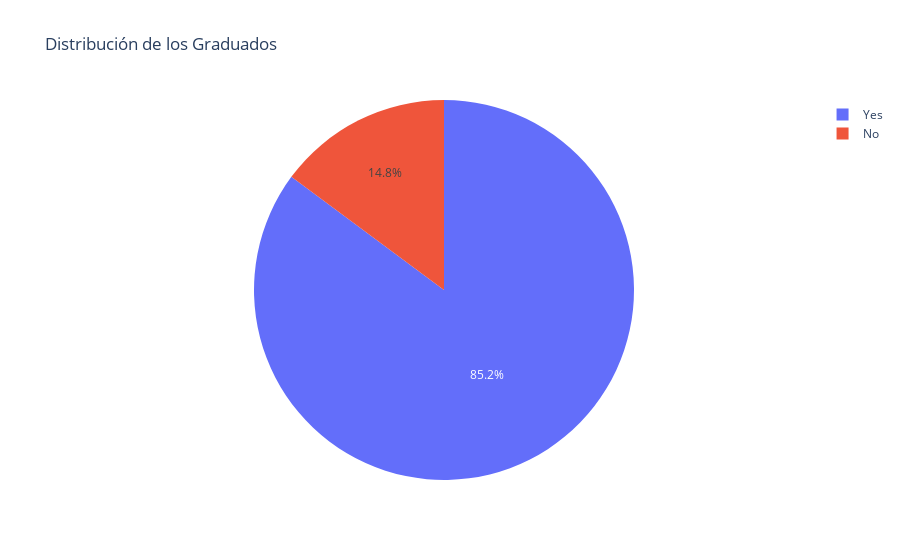

The notebook cell saved with this chart:
### Code cell
fig = px.pie(
    travel, 
    names='GraduateOrNot', 
    labels={'GraduateOrNot': 'Graduated'}, 
    title='Distribución de los Graduados'
)

fig.show()

### Figure 1 — Plotly figure (JSON) as saved in the notebook; plotly's stock layout.template omitted (floating-point values rounded to 4 significant figures; data arrays with more than 128 entries replaced by an {"elided": "..."} marker saying what was removed)
{"data": [{"domain": {"x": [0, 1], "y": [0, 1]}, "hovertemplate": "Graduated=%{label}<extra></extra>", "labels": {"elided": "1987 str values"}, "legendgroup": "", "name": "", "showlegend": true, "type": "pie"}], "layout": {"legend": {"tracegroupgap": 0}, "title": {"text": "Distribución de los Graduados"}}}
